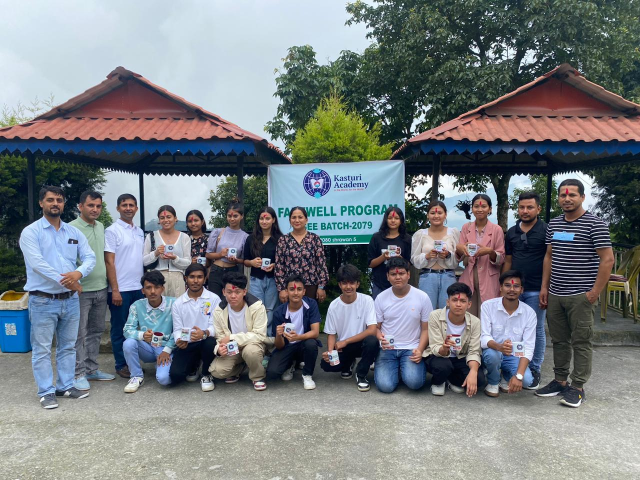
#> input picture pictures/IMG-20230721-WA0025.jpg, 1280 x 960 px, found by its file name (shown at 1/2 size)
$ python Day_23.py
#> lines starting #> are read from the running program, lines starting #| are printed output that depends on the picture
import cv2 as cv
import numpy as np

# [39 lines of commented-out code are left out]


img = cv.imread(r'pictures\IMG-20230721-WA0025.jpg')
#> img is the input picture: shape (960, 1280, 3); mean B, G, R 128.9, 125.5, 120.5
resized = cv.resize(img, (400,400))
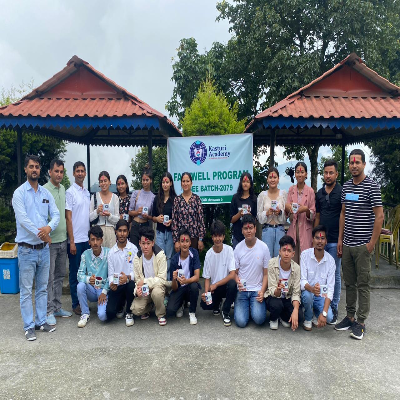
#> resized: shape (400, 400, 3); mean B, G, R 128.8, 125.4, 120.4

# spliting the color channel
B, G, R =  cv.split(resized)
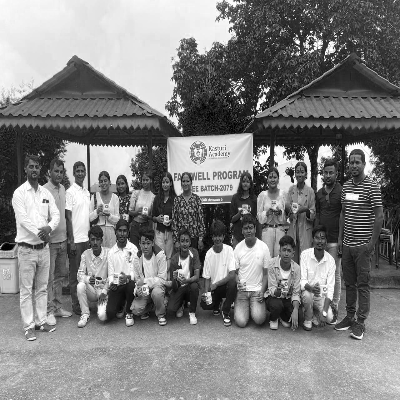
#> B: shape (400, 400); min 0, max 255, mean 128.8
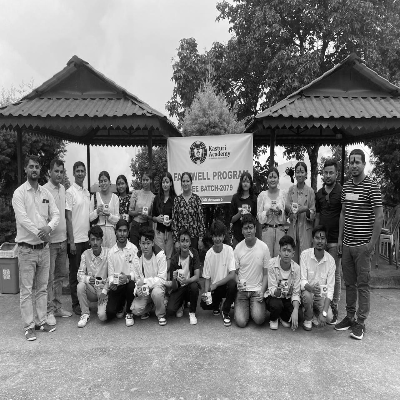
#> G: shape (400, 400); min 0, max 255, mean 125.4
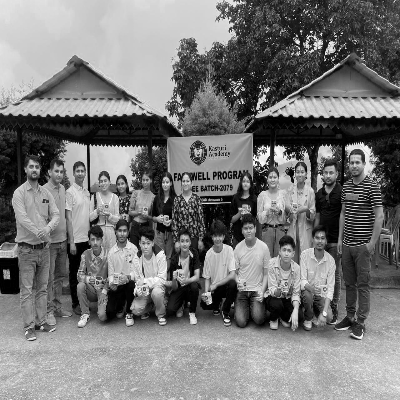
#> R: shape (400, 400); min 0, max 255, mean 120.4

# [7 lines of commented-out code are left out]


zeros = np.zeros_like(B)
blue_visual = cv.merge([B, zeros, zeros])
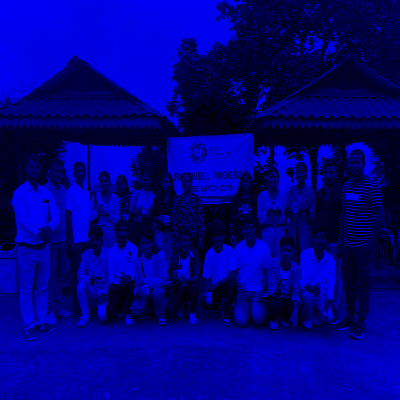
#> blue_visual: shape (400, 400, 3); mean of channels 0, 1, 2 128.8, 0, 0; drawn as B, G, R
green_visual = cv.merge([zeros, G, zeros])
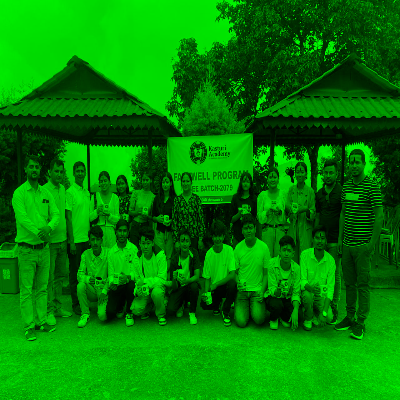
#> green_visual: shape (400, 400, 3); mean of channels 0, 1, 2 0, 125.4, 0; drawn as B, G, R
red_visual = cv.merge([zeros, zeros, R])
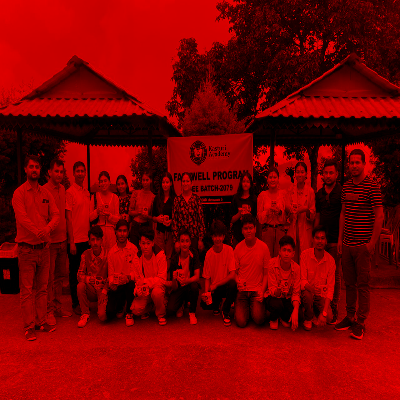
#> red_visual: shape (400, 400, 3); mean of channels 0, 1, 2 0, 0, 120.4; drawn as B, G, R

cv.imshow('blue', blue_visual)
cv.imshow('Green', green_visual)
cv.imshow('Red', red_visual)


cv.waitKey(0)
cv.destroyAllWindows()

$ run again, with pictures/IMG-20240506-WA0015.jpg copied over pictures/IMG-20230721-WA0025.jpg
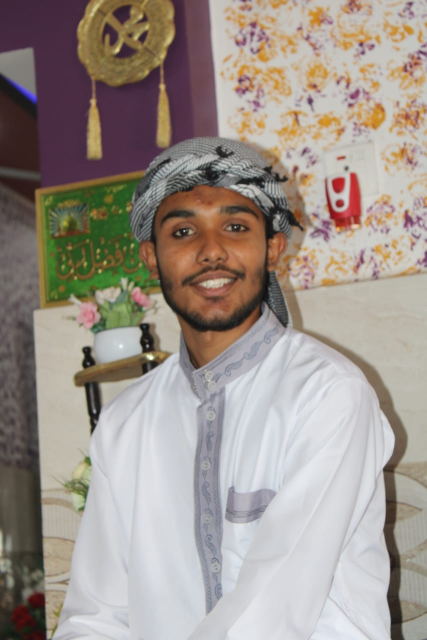
#> input picture pictures/IMG-20240506-WA0015.jpg, 853 x 1280 px, found by its file name (shown at 1/2 size)
#> img is the input picture: shape (1280, 853, 3); mean B, G, R 140.7, 148.1, 158
#> `green_visual = cv.merge([zeros, G, zeros])`:
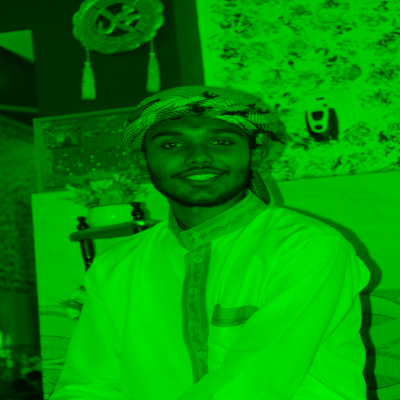
#> green_visual: shape (400, 400, 3); mean of channels 0, 1, 2 0, 148.1, 0; drawn as B, G, R
#> `red_visual = cv.merge([zeros, zeros, R])`:
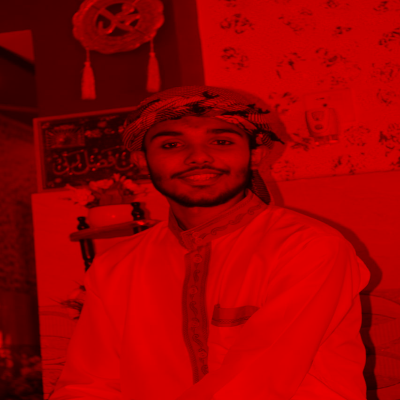
#> red_visual: shape (400, 400, 3); mean of channels 0, 1, 2 0, 0, 157.9; drawn as B, G, R

$ run again, with pictures/IMG_20230706_204934_067.jpg copied over pictures/IMG-20230721-WA0025.jpg
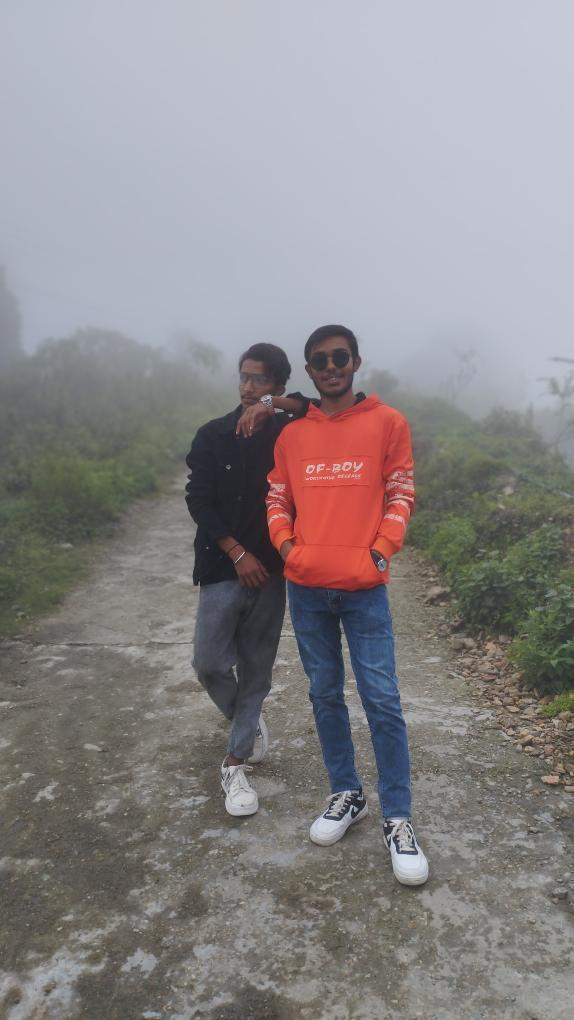
#> input picture pictures/IMG_20230706_204934_067.jpg, 574 x 1020 px, found by its file name
#> img is the input picture: shape (1020, 574, 3); mean B, G, R 137.1, 135.1, 138.6
#> `green_visual = cv.merge([zeros, G, zeros])`:
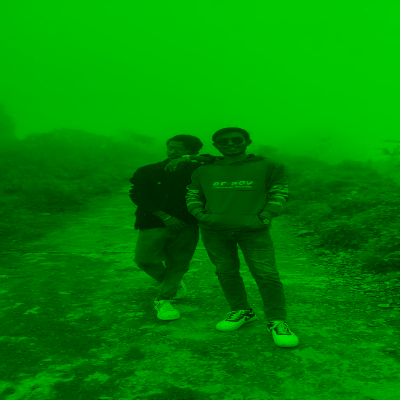
#> green_visual: shape (400, 400, 3); mean of channels 0, 1, 2 0, 135, 0; drawn as B, G, R
#> `red_visual = cv.merge([zeros, zeros, R])`:
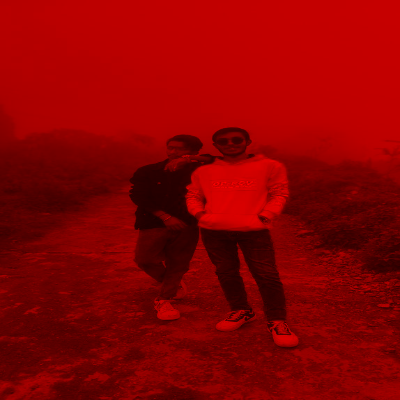
#> red_visual: shape (400, 400, 3); mean of channels 0, 1, 2 0, 0, 138.5; drawn as B, G, R

$ run again, with pictures/IMG_20230708_175738.jpg copied over pictures/IMG-20230721-WA0025.jpg
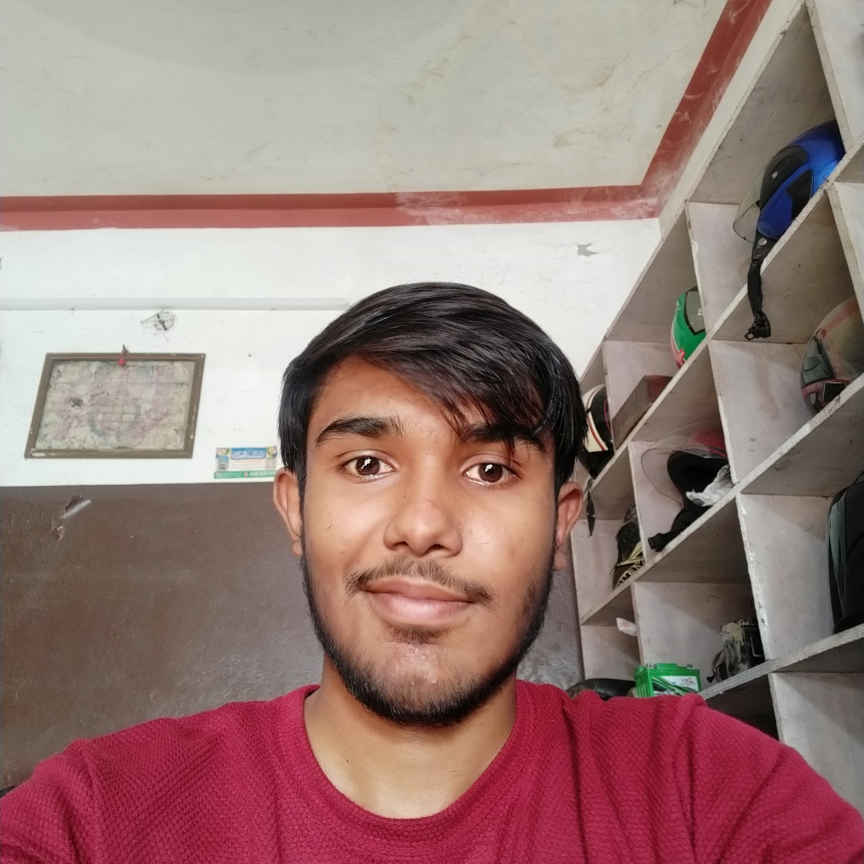
#> input picture pictures/IMG_20230708_175738.jpg, 3455 x 3455 px, found by its file name (shown at 1/4 size)
#> img is the input picture: shape (3455, 3455, 3); mean B, G, R 119.8, 124.2, 153.3
#> `red_visual = cv.merge([zeros, zeros, R])`:
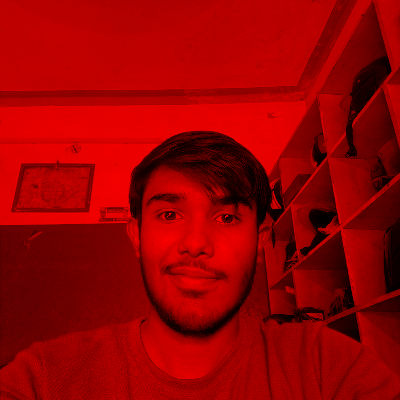
#> red_visual: shape (400, 400, 3); mean of channels 0, 1, 2 0, 0, 153.2; drawn as B, G, R
